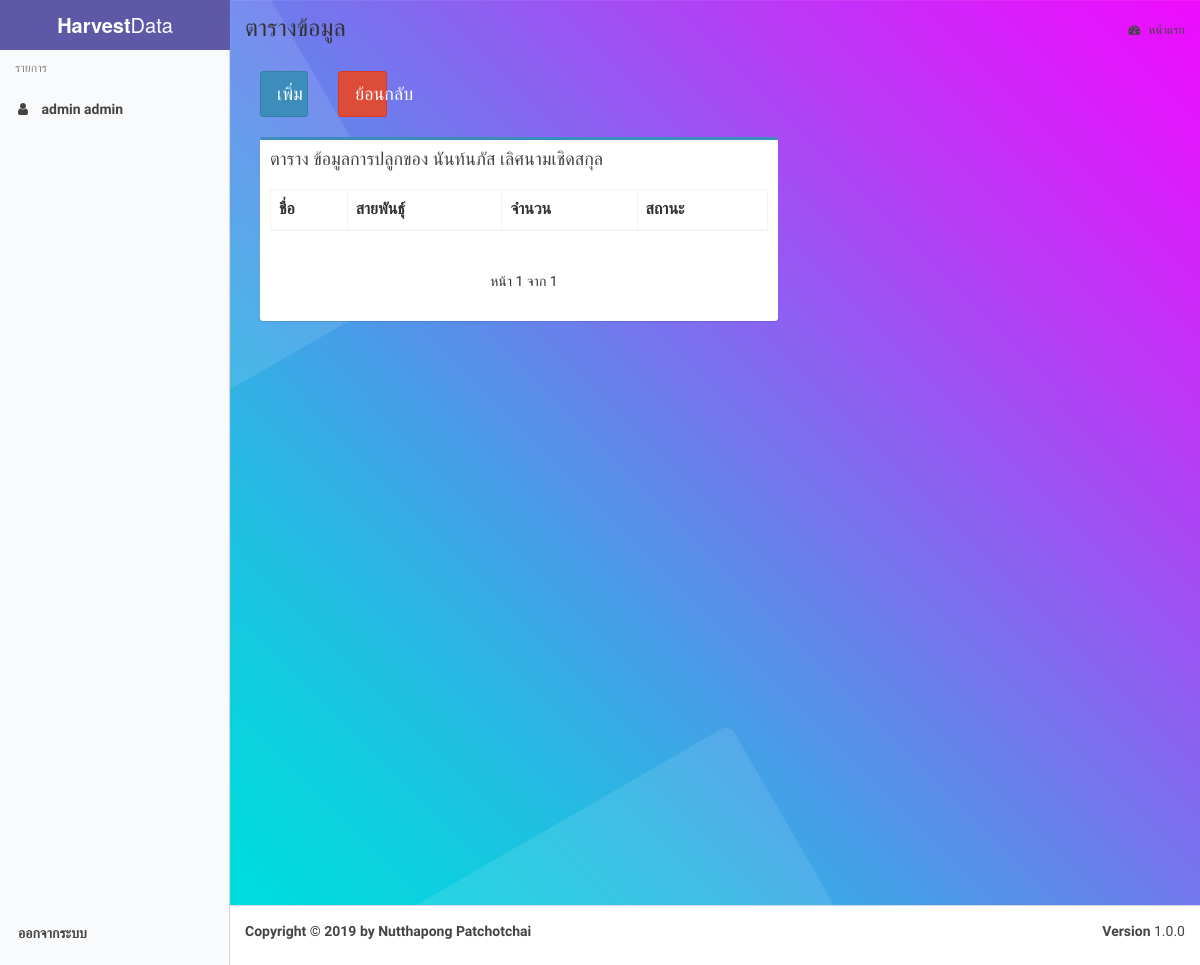
The app's page /farmer/24/ (signed in), older data.
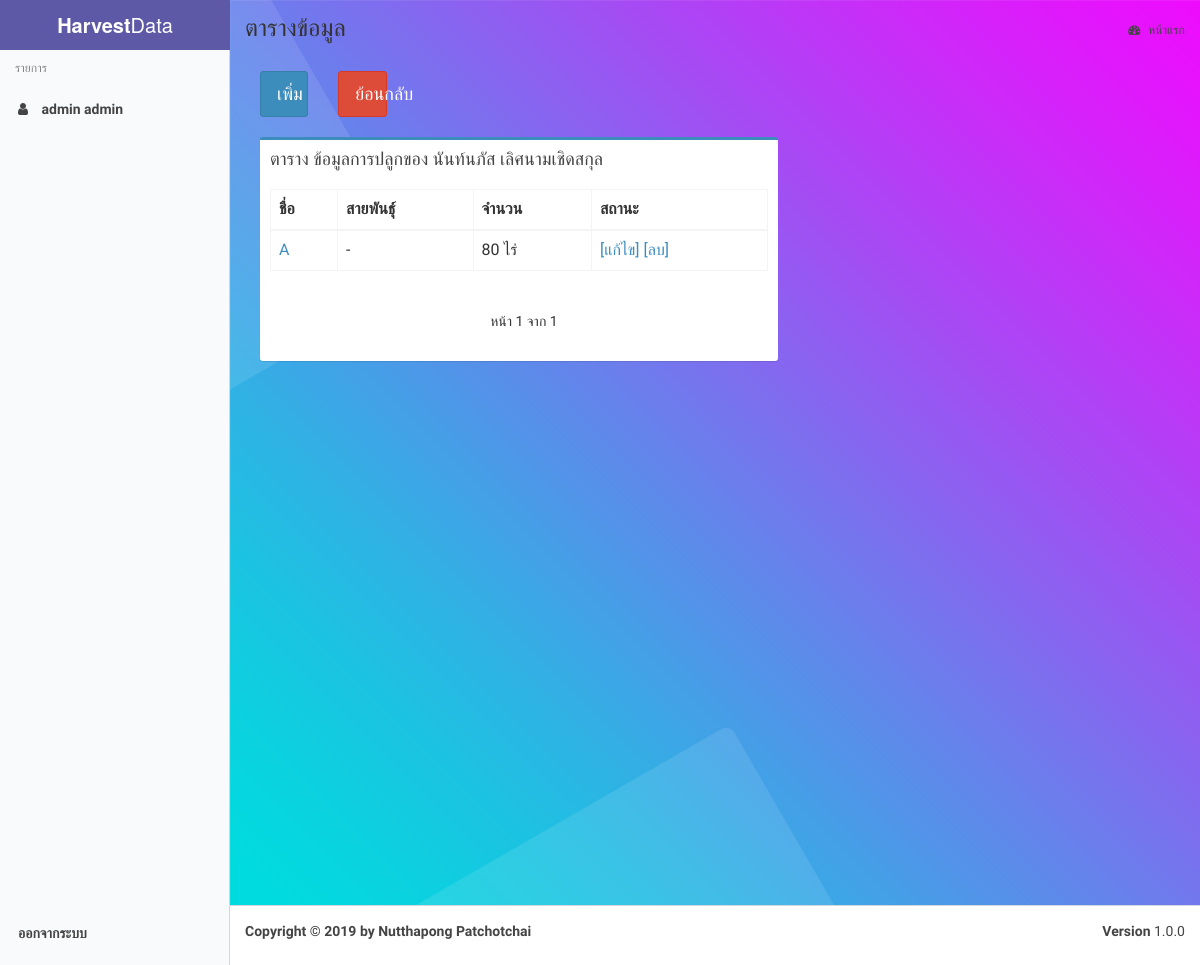
The same page, newer data.
### Farmer/models.py (models this page shows, shortened)
class Plant(models.Model):
    fruit_name = models.CharField(max_length=100, default='')
    fruit_breed = models.CharField(max_length=100, default='')
    scale = models.CharField(max_length=100, default='')
    Farmer_id = models.ForeignKey(Farmer, on_delete=models.CASCADE)

### Farmer/views.py (the view)
# urls.py: path('farmer/<int:Farmer_id>/', farmer_views.ViewPlant, name='viewFarmer'),
@login_required
def ViewPlant(request, Farmer_id):
    viewfarmer = Farmer.objects.get(id=Farmer_id)
    viewplant = Plant.objects.filter(Farmer_id=Farmer_id)
    paginator = Paginator(viewplant, 10)
    page = request.GET.get('page')
    plantpage = paginator.get_page(page)
    viewplantpage = {
                'viewplant': viewplant,
                'viewfarmer': viewfarmer,
                'famerpage': plantpage
    }
    return render(request, 'Farmer/ViewPlant.html', viewplantpage)

### Farmer/templates/Farmer/ViewPlant.html (shortened to what this page needs)
{% extends "Farmer/base.html" %}
{% load static %}
{% block content %}
<section class="content">
<div class="row" >
    <div class="col-md-1">
<a type="button" class="btn btn-block btn-primary btn-lg" href="{% url 'createPlant' viewfarmer.id %}">เพิ่ม</a>
    </div>
    <div class="col-md-1">
        <a type="button" class="btn btn-block btn-danger btn-lg" href="{% url 'index' %}">ย้อนกลับ</a>
    </div>
    <div class="col-md-10"></div>
</div>
    <br>
      <div class="row">
        <div class="col-md-7">
            <div class="box box-primary">
                <div class="box-header">
                <h3 class="box-title">ตาราง ข้อมูลการปลูกของ {{ viewfarmer.name }}   {{ viewfarmer.lastname}}  </h3>
                </div>
            <div class="box-body">
              <div id="example2_wrapper" class="dataTables_wrapper form-inline dt-bootstrap"><div class="row"><div class="col-sm-6"></div><div class="col-sm-6"></div></div><div class="row"><div class="col-sm-12"><table id="example2" class="table table-bordered table-hover dataTable" role="grid" aria-describedby="example2_info">
                <thead>
                <tr role="row">
                    <th class="sorting_asc" tabindex="0" aria-controls="example2" rowspan="1" colspan="1" aria-sort="ascending" aria-label="Rendering engine: activate to sort column descending">ชื่อ</th>
                    <th class="sorting" tabindex="0" aria-controls="example2" rowspan="1" colspan="1" aria-label="Browser: activate to sort column ascending">สายพันธุ์</th>
                    <th class="sorting" tabindex="0" aria-controls="example2" rowspan="1" colspan="1" aria-label="Platform(s): activate to sort column ascending">จำนวน</th>
                    <th class="sorting" tabindex="0" aria-controls="example2" rowspan="1" colspan="1" aria-label="CSS grade: activate to sort column ascending">สถานะ</th></tr>
                </thead>
                <tbody>
                {% for VP in viewplant %}
                <tr role="row" class="odd">
                  <td class="sorting_1"><a type="button" href="{% url 'viewHarvest' VP.Farmer_id_id VP.id  %}">{{ VP.fruit_name }}</a></td>
                    <td>{{ VP.fruit_breed }}</td>
                    <td>{{ VP.scale }} ไร่</td>
                  <td>
                      <a type="button" href="{% url 'editPlant' VP.Farmer_id_id VP.id %}">[แก้ไข]</a>
                      <a type="button" href="{% url 'deletePlant' VP.Farmer_id_id VP.id %}">[ลบ]</a>
                  </td>
                </tr>
                {% endfor %}
                </tbody>
              </table></div></div>
                          <div class="row">
                      <div class="col-sm-5">
                      </div>
                      <div class="col-sm-7">
                        <div class="pagination">
                            <span class="step-links">
        <span class="current">
            หน้า {{ famerpage.number }}  จาก {{ famerpage.paginator.num_pages }}
        </span>
    </span>
</div>
                      </div>
                  </div>
                </div>
            </div>
            </div>
        </div>
          </div>
</section>
{% endblock %}

Row changes from the older to the newer data that the page shows:
added Plant: fruit_name "A", fruit_breed "-", scale "80"
